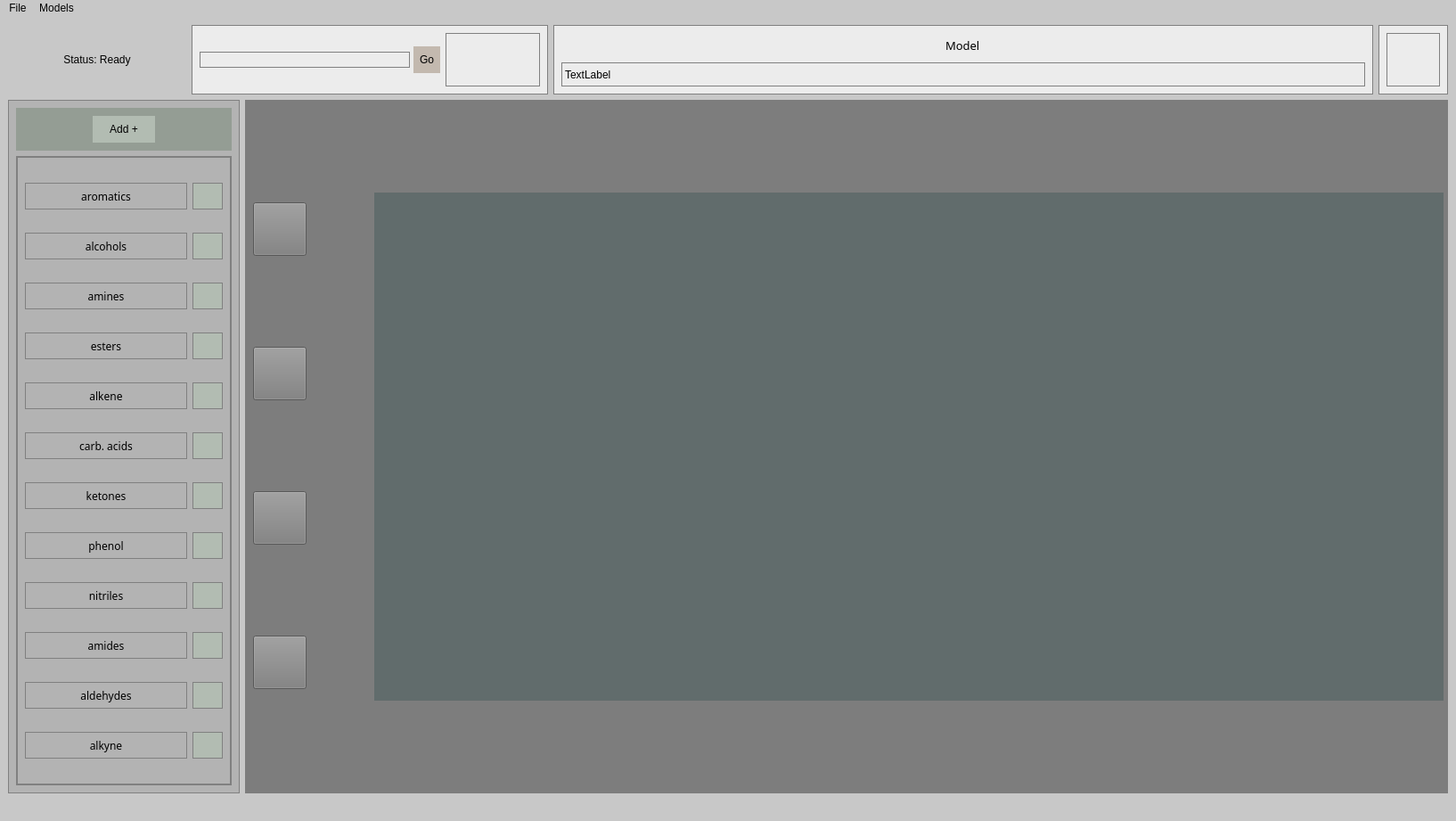
<?xml version="1.0" encoding="UTF-8"?>
<ui version="4.0">
 <class>MainWindow</class>
 <widget class="QMainWindow" name="MainWindow">
  <property name="geometry">
   <rect>
    <x>0</x>
    <y>0</y>
    <width>1634</width>
    <height>921</height>
   </rect>
  </property>
  <property name="windowTitle">
   <string>MainWindow</string>
  </property>
  <property name="styleSheet">
   <string notr="true">background-color: rgb(200, 200, 200);</string>
  </property>
  <widget class="QWidget" name="centralwidget">
   <layout class="QGridLayout" name="gridLayout" rowstretch="0,1">
    <item row="0" column="0" colspan="2">
     <layout class="QHBoxLayout" name="horizontalLayout_5" stretch="0,0,1,0">
      <item alignment="Qt::AlignHCenter|Qt::AlignVCenter">
       <widget class="QLabel" name="StatusLabel">
        <property name="minimumSize">
         <size>
          <width>200</width>
          <height>0</height>
         </size>
        </property>
        <property name="text">
         <string>Status: Ready</string>
        </property>
        <property name="alignment">
         <set>Qt::AlignCenter</set>
        </property>
       </widget>
      </item>
      <item>
       <widget class="QWidget" name="widget_2" native="true">
        <property name="minimumSize">
         <size>
          <width>400</width>
          <height>0</height>
         </size>
        </property>
        <property name="styleSheet">
         <string notr="true">background-color: rgb(236, 236, 236);
border: 1px solid grey;</string>
        </property>
        <layout class="QHBoxLayout" name="horizontalLayout_2">
         <item>
          <layout class="QHBoxLayout" name="horizontalLayout" stretch="0,0">
           <property name="spacing">
            <number>4</number>
           </property>
           <property name="topMargin">
            <number>0</number>
           </property>
           <property name="rightMargin">
            <number>0</number>
           </property>
           <item>
            <widget class="QLineEdit" name="ImageGoLineEd"/>
           </item>
           <item>
            <widget class="QPushButton" name="GoBtn">
             <property name="minimumSize">
              <size>
               <width>30</width>
               <height>30</height>
              </size>
             </property>
             <property name="styleSheet">
              <string notr="true">background-color: rgb(195, 185, 175);
border: none;</string>
             </property>
             <property name="text">
              <string>Go</string>
             </property>
            </widget>
           </item>
          </layout>
         </item>
         <item>
          <widget class="QWidget" name="widget_7" native="true">
           <property name="styleSheet">
            <string notr="true">background-color: rgb(236, 236, 236);
border: 1px solid grey;</string>
           </property>
           <layout class="QHBoxLayout" name="horizontalLayout_14">
            <item>
             <layout class="QHBoxLayout" name="horizontalLayout_15" stretch="0,0">
              <property name="spacing">
               <number>8</number>
              </property>
              <property name="rightMargin">
               <number>0</number>
              </property>
              <property name="bottomMargin">
               <number>0</number>
              </property>
              <item>
               <widget class="QPushButton" name="prevBtn">
                <property name="minimumSize">
                 <size>
                  <width>40</width>
                  <height>40</height>
                 </size>
                </property>
                <property name="maximumSize">
                 <size>
                  <width>40</width>
                  <height>40</height>
                 </size>
                </property>
                <property name="styleSheet">
                 <string notr="true">border: none;</string>
                </property>
                <property name="text">
                 <string/>
                </property>
                <property name="icon">
                 <iconset>
                  <normaloff>icons/prev_icon.png</normaloff>icons/prev_icon.png</iconset>
                </property>
                <property name="iconSize">
                 <size>
                  <width>40</width>
                  <height>40</height>
                 </size>
                </property>
               </widget>
              </item>
              <item>
               <widget class="QPushButton" name="nextBtn">
                <property name="minimumSize">
                 <size>
                  <width>40</width>
                  <height>40</height>
                 </size>
                </property>
                <property name="maximumSize">
                 <size>
                  <width>40</width>
                  <height>40</height>
                 </size>
                </property>
                <property name="styleSheet">
                 <string notr="true">border: none;</string>
                </property>
                <property name="text">
                 <string/>
                </property>
                <property name="icon">
                 <iconset>
                  <normaloff>icons/next__icon.png</normaloff>icons/next__icon.png</iconset>
                </property>
                <property name="iconSize">
                 <size>
                  <width>40</width>
                  <height>40</height>
                 </size>
                </property>
               </widget>
              </item>
             </layout>
            </item>
           </layout>
          </widget>
         </item>
        </layout>
       </widget>
      </item>
      <item>
       <widget class="QWidget" name="widget_3" native="true">
        <property name="styleSheet">
         <string notr="true">background-color: rgb(236, 236, 236);
border: 1px solid grey;</string>
        </property>
        <layout class="QHBoxLayout" name="horizontalLayout_3">
         <item>
          <layout class="QVBoxLayout" name="verticalLayout" stretch="0,0">
           <property name="rightMargin">
            <number>0</number>
           </property>
           <property name="bottomMargin">
            <number>0</number>
           </property>
           <item alignment="Qt::AlignHCenter">
            <widget class="QLabel" name="Model">
             <property name="font">
              <font>
               <family>Oswald</family>
               <pointsize>10</pointsize>
              </font>
             </property>
             <property name="styleSheet">
              <string notr="true">border: none;</string>
             </property>
             <property name="text">
              <string>Model</string>
             </property>
            </widget>
           </item>
           <item>
            <widget class="QLabel" name="CurrentModelLabel">
             <property name="text">
              <string>TextLabel</string>
             </property>
            </widget>
           </item>
          </layout>
         </item>
        </layout>
       </widget>
      </item>
      <item>
       <widget class="QWidget" name="widget_4" native="true">
        <property name="styleSheet">
         <string notr="true">background-color: rgb(236, 236, 236);
border: 1px solid grey;</string>
        </property>
        <layout class="QHBoxLayout" name="horizontalLayout_4">
         <item>
          <layout class="QVBoxLayout" name="verticalLayout_2" stretch="0">
           <property name="spacing">
            <number>0</number>
           </property>
           <property name="rightMargin">
            <number>0</number>
           </property>
           <property name="bottomMargin">
            <number>0</number>
           </property>
           <item>
            <widget class="QPushButton" name="predictBtn">
             <property name="minimumSize">
              <size>
               <width>60</width>
               <height>60</height>
              </size>
             </property>
             <property name="maximumSize">
              <size>
               <width>60</width>
               <height>60</height>
              </size>
             </property>
             <property name="font">
              <font>
               <family>Oswald</family>
               <pointsize>10</pointsize>
              </font>
             </property>
             <property name="text">
              <string/>
             </property>
             <property name="icon">
              <iconset>
               <normaloff>icons/predict_icon.png</normaloff>icons/predict_icon.png</iconset>
             </property>
             <property name="iconSize">
              <size>
               <width>60</width>
               <height>60</height>
              </size>
             </property>
            </widget>
           </item>
          </layout>
         </item>
        </layout>
       </widget>
      </item>
     </layout>
    </item>
    <item row="1" column="0">
     <widget class="QWidget" name="widget" native="true">
      <property name="minimumSize">
       <size>
        <width>200</width>
        <height>0</height>
       </size>
      </property>
      <property name="maximumSize">
       <size>
        <width>260</width>
        <height>16777215</height>
       </size>
      </property>
      <property name="styleSheet">
       <string notr="true">background-color: rgb(179, 179, 179);
border: 1px solid grey;</string>
      </property>
      <layout class="QVBoxLayout" name="verticalLayout_3">
       <item>
        <widget class="QFrame" name="frame">
         <property name="maximumSize">
          <size>
           <width>16777215</width>
           <height>60</height>
          </size>
         </property>
         <property name="styleSheet">
          <string notr="true">border:none;
background-color: rgb(148, 157, 148);</string>
         </property>
         <property name="frameShape">
          <enum>QFrame::StyledPanel</enum>
         </property>
         <property name="frameShadow">
          <enum>QFrame::Raised</enum>
         </property>
         <layout class="QHBoxLayout" name="horizontalLayout_17">
          <item>
           <widget class="QPushButton" name="addBtn">
            <property name="minimumSize">
             <size>
              <width>60</width>
              <height>30</height>
             </size>
            </property>
            <property name="maximumSize">
             <size>
              <width>70</width>
              <height>30</height>
             </size>
            </property>
            <property name="styleSheet">
             <string notr="true">background-color: rgb(178, 188, 178);</string>
            </property>
            <property name="text">
             <string>Add +</string>
            </property>
           </widget>
          </item>
         </layout>
        </widget>
       </item>
       <item>
        <widget class="QScrollArea" name="labelsScrollArea">
         <property name="widgetResizable">
          <bool>true</bool>
         </property>
         <widget class="QWidget" name="scrollAreaWidgetContents">
          <property name="geometry">
           <rect>
            <x>0</x>
            <y>0</y>
            <width>215</width>
            <height>593</height>
           </rect>
          </property>
          <layout class="QVBoxLayout" name="verticalLayout_5">
           <item>
            <layout class="QHBoxLayout" name="label1_Layout" stretch="1,0">
             <item>
              <widget class="QPushButton" name="pushButton_2">
               <property name="minimumSize">
                <size>
                 <width>0</width>
                 <height>30</height>
                </size>
               </property>
               <property name="font">
                <font>
                 <family>Oswald</family>
                </font>
               </property>
               <property name="text">
                <string>aromatics</string>
               </property>
              </widget>
             </item>
             <item>
              <widget class="QPushButton" name="pushButton_3">
               <property name="minimumSize">
                <size>
                 <width>0</width>
                 <height>30</height>
                </size>
               </property>
               <property name="styleSheet">
                <string notr="true">background-color: rgb(178, 188, 178);</string>
               </property>
               <property name="text">
                <string/>
               </property>
               <property name="icon">
                <iconset>
                 <normaloff>icons/editLabel_icon.png</normaloff>icons/editLabel_icon.png</iconset>
               </property>
              </widget>
             </item>
            </layout>
           </item>
           <item>
            <layout class="QHBoxLayout" name="label2_Layout" stretch="1,0">
             <item>
              <widget class="QPushButton" name="pushButton_4">
               <property name="minimumSize">
                <size>
                 <width>0</width>
                 <height>30</height>
                </size>
               </property>
               <property name="font">
                <font>
                 <family>Oswald</family>
                </font>
               </property>
               <property name="text">
                <string>alcohols</string>
               </property>
              </widget>
             </item>
             <item>
              <widget class="QPushButton" name="pushButton_5">
               <property name="minimumSize">
                <size>
                 <width>0</width>
                 <height>30</height>
                </size>
               </property>
               <property name="styleSheet">
                <string notr="true">background-color: rgb(178, 188, 178);</string>
               </property>
               <property name="text">
                <string/>
               </property>
               <property name="icon">
                <iconset>
                 <normaloff>icons/editLabel_icon.png</normaloff>icons/editLabel_icon.png</iconset>
               </property>
              </widget>
             </item>
            </layout>
           </item>
           <item>
            <layout class="QHBoxLayout" name="label3_Layout" stretch="1,0">
             <item>
              <widget class="QPushButton" name="pushButton_8">
               <property name="minimumSize">
                <size>
                 <width>0</width>
                 <height>30</height>
                </size>
               </property>
               <property name="font">
                <font>
                 <family>Oswald</family>
                </font>
               </property>
               <property name="text">
                <string>amines</string>
               </property>
              </widget>
             </item>
             <item>
              <widget class="QPushButton" name="pushButton_9">
               <property name="minimumSize">
                <size>
                 <width>0</width>
                 <height>30</height>
                </size>
               </property>
               <property name="styleSheet">
                <string notr="true">background-color: rgb(178, 188, 178);</string>
               </property>
               <property name="text">
                <string/>
               </property>
               <property name="icon">
                <iconset>
                 <normaloff>icons/editLabel_icon.png</normaloff>icons/editLabel_icon.png</iconset>
               </property>
              </widget>
             </item>
            </layout>
           </item>
           <item>
            <layout class="QHBoxLayout" name="label4_Layout" stretch="1,0">
             <item>
              <widget class="QPushButton" name="pushButton_10">
               <property name="minimumSize">
                <size>
                 <width>0</width>
                 <height>30</height>
                </size>
               </property>
               <property name="font">
                <font>
                 <family>Oswald</family>
                </font>
               </property>
               <property name="text">
                <string>esters</string>
               </property>
              </widget>
             </item>
             <item>
              <widget class="QPushButton" name="pushButton_11">
               <property name="minimumSize">
                <size>
                 <width>0</width>
                 <height>30</height>
                </size>
               </property>
               <property name="styleSheet">
                <string notr="true">background-color: rgb(178, 188, 178);</string>
               </property>
               <property name="text">
                <string/>
               </property>
               <property name="icon">
                <iconset>
                 <normaloff>icons/editLabel_icon.png</normaloff>icons/editLabel_icon.png</iconset>
               </property>
              </widget>
             </item>
            </layout>
           </item>
           <item>
            <layout class="QHBoxLayout" name="label5_Layout" stretch="1,0">
             <item>
              <widget class="QPushButton" name="pushButton_12">
               <property name="minimumSize">
                <size>
                 <width>0</width>
                 <height>30</height>
                </size>
               </property>
               <property name="font">
                <font>
                 <family>Oswald</family>
                </font>
               </property>
               <property name="text">
                <string>alkene</string>
               </property>
              </widget>
             </item>
             <item>
              <widget class="QPushButton" name="pushButton_13">
               <property name="minimumSize">
                <size>
                 <width>0</width>
                 <height>30</height>
                </size>
               </property>
               <property name="styleSheet">
                <string notr="true">background-color: rgb(178, 188, 178);</string>
               </property>
               <property name="text">
                <string/>
               </property>
               <property name="icon">
                <iconset>
                 <normaloff>icons/editLabel_icon.png</normaloff>icons/editLabel_icon.png</iconset>
               </property>
              </widget>
             </item>
            </layout>
           </item>
           <item>
            <layout class="QHBoxLayout" name="label7_Layout" stretch="1,0">
             <item>
              <widget class="QPushButton" name="pushButton_22">
               <property name="minimumSize">
                <size>
                 <width>0</width>
                 <height>30</height>
                </size>
               </property>
               <property name="font">
                <font>
                 <family>Oswald</family>
                </font>
               </property>
               <property name="text">
                <string>carb. acids</string>
               </property>
              </widget>
             </item>
             <item>
              <widget class="QPushButton" name="pushButton_23">
               <property name="minimumSize">
                <size>
                 <width>0</width>
                 <height>30</height>
                </size>
               </property>
               <property name="styleSheet">
                <string notr="true">background-color: rgb(178, 188, 178);</string>
               </property>
               <property name="text">
                <string/>
               </property>
               <property name="icon">
                <iconset>
                 <normaloff>icons/editLabel_icon.png</normaloff>icons/editLabel_icon.png</iconset>
               </property>
              </widget>
             </item>
            </layout>
           </item>
           <item>
            <layout class="QHBoxLayout" name="label8_Layout" stretch="1,0">
             <item>
              <widget class="QPushButton" name="pushButton_24">
               <property name="minimumSize">
                <size>
                 <width>0</width>
                 <height>30</height>
                </size>
               </property>
               <property name="font">
                <font>
                 <family>Oswald</family>
                </font>
               </property>
               <property name="text">
                <string>ketones</string>
               </property>
              </widget>
             </item>
             <item>
              <widget class="QPushButton" name="pushButton_25">
               <property name="minimumSize">
                <size>
                 <width>0</width>
                 <height>30</height>
                </size>
               </property>
               <property name="styleSheet">
                <string notr="true">background-color: rgb(178, 188, 178);</string>
               </property>
               <property name="text">
                <string/>
               </property>
               <property name="icon">
                <iconset>
                 <normaloff>icons/editLabel_icon.png</normaloff>icons/editLabel_icon.png</iconset>
               </property>
              </widget>
             </item>
            </layout>
           </item>
           <item>
            <layout class="QHBoxLayout" name="label12_Layout" stretch="1,0">
             <item>
              <widget class="QPushButton" name="pushButton_32">
               <property name="minimumSize">
                <size>
                 <width>0</width>
                 <height>30</height>
                </size>
               </property>
               <property name="font">
                <font>
                 <family>Oswald</family>
                </font>
               </property>
               <property name="text">
                <string>phenol</string>
               </property>
              </widget>
             </item>
             <item>
              <widget class="QPushButton" name="pushButton_33">
               <property name="minimumSize">
                <size>
                 <width>0</width>
                 <height>30</height>
                </size>
               </property>
               <property name="styleSheet">
                <string notr="true">background-color: rgb(178, 188, 178);</string>
               </property>
               <property name="text">
                <string/>
               </property>
               <property name="icon">
                <iconset>
                 <normaloff>icons/editLabel_icon.png</normaloff>icons/editLabel_icon.png</iconset>
               </property>
              </widget>
             </item>
            </layout>
           </item>
           <item>
            <layout class="QHBoxLayout" name="label10_Layout" stretch="1,0">
             <item>
              <widget class="QPushButton" name="pushButton_28">
               <property name="minimumSize">
                <size>
                 <width>0</width>
                 <height>30</height>
                </size>
               </property>
               <property name="font">
                <font>
                 <family>Oswald</family>
                </font>
               </property>
               <property name="text">
                <string>nitriles</string>
               </property>
              </widget>
             </item>
             <item>
              <widget class="QPushButton" name="pushButton_29">
               <property name="minimumSize">
                <size>
                 <width>0</width>
                 <height>30</height>
                </size>
               </property>
               <property name="styleSheet">
                <string notr="true">background-color: rgb(178, 188, 178);</string>
               </property>
               <property name="text">
                <string/>
               </property>
               <property name="icon">
                <iconset>
                 <normaloff>icons/editLabel_icon.png</normaloff>icons/editLabel_icon.png</iconset>
               </property>
              </widget>
             </item>
            </layout>
           </item>
           <item>
            <layout class="QHBoxLayout" name="label9_Layout" stretch="1,0">
             <item>
              <widget class="QPushButton" name="pushButton_26">
               <property name="minimumSize">
                <size>
                 <width>0</width>
                 <height>30</height>
                </size>
               </property>
               <property name="font">
                <font>
                 <family>Oswald</family>
                </font>
               </property>
               <property name="text">
                <string>amides</string>
               </property>
              </widget>
             </item>
             <item>
              <widget class="QPushButton" name="pushButton_27">
               <property name="minimumSize">
                <size>
                 <width>0</width>
                 <height>30</height>
                </size>
               </property>
               <property name="styleSheet">
                <string notr="true">background-color: rgb(178, 188, 178);</string>
               </property>
               <property name="text">
                <string/>
               </property>
               <property name="icon">
                <iconset>
                 <normaloff>icons/editLabel_icon.png</normaloff>icons/editLabel_icon.png</iconset>
               </property>
              </widget>
             </item>
            </layout>
           </item>
           <item>
            <layout class="QHBoxLayout" name="label11_Layout" stretch="1,0">
             <item>
              <widget class="QPushButton" name="pushButton_30">
               <property name="minimumSize">
                <size>
                 <width>0</width>
                 <height>30</height>
                </size>
               </property>
               <property name="font">
                <font>
                 <family>Oswald</family>
                </font>
               </property>
               <property name="text">
                <string>aldehydes</string>
               </property>
              </widget>
             </item>
             <item>
              <widget class="QPushButton" name="pushButton_31">
               <property name="minimumSize">
                <size>
                 <width>0</width>
                 <height>30</height>
                </size>
               </property>
               <property name="styleSheet">
                <string notr="true">background-color: rgb(178, 188, 178);</string>
               </property>
               <property name="text">
                <string/>
               </property>
               <property name="icon">
                <iconset>
                 <normaloff>icons/editLabel_icon.png</normaloff>icons/editLabel_icon.png</iconset>
               </property>
              </widget>
             </item>
            </layout>
           </item>
           <item>
            <layout class="QHBoxLayout" name="label6_Layout" stretch="1,0">
             <item>
              <widget class="QPushButton" name="pushButton_14">
               <property name="minimumSize">
                <size>
                 <width>0</width>
                 <height>30</height>
                </size>
               </property>
               <property name="font">
                <font>
                 <family>Oswald</family>
                </font>
               </property>
               <property name="text">
                <string>alkyne</string>
               </property>
              </widget>
             </item>
             <item>
              <widget class="QPushButton" name="pushButton_15">
               <property name="minimumSize">
                <size>
                 <width>0</width>
                 <height>30</height>
                </size>
               </property>
               <property name="styleSheet">
                <string notr="true">background-color: rgb(178, 188, 178);</string>
               </property>
               <property name="text">
                <string/>
               </property>
               <property name="icon">
                <iconset>
                 <normaloff>icons/editLabel_icon.png</normaloff>icons/editLabel_icon.png</iconset>
               </property>
              </widget>
             </item>
            </layout>
           </item>
          </layout>
         </widget>
        </widget>
       </item>
      </layout>
     </widget>
    </item>
    <item row="1" column="1">
     <widget class="QWidget" name="widget_5" native="true">
      <property name="minimumSize">
       <size>
        <width>0</width>
        <height>433</height>
       </size>
      </property>
      <property name="styleSheet">
       <string notr="true">background-color: rgb(125, 125, 125);</string>
      </property>
      <layout class="QHBoxLayout" name="horizontalLayout_12" stretch="0,1">
       <property name="spacing">
        <number>5</number>
       </property>
       <property name="sizeConstraint">
        <enum>QLayout::SetDefaultConstraint</enum>
       </property>
       <property name="leftMargin">
        <number>0</number>
       </property>
       <property name="topMargin">
        <number>10</number>
       </property>
       <property name="rightMargin">
        <number>5</number>
       </property>
       <property name="bottomMargin">
        <number>10</number>
       </property>
       <item>
        <widget class="QWidget" name="widget_6" native="true">
         <layout class="QVBoxLayout" name="verticalLayout_4">
          <item>
           <widget class="QPushButton" name="openBtn">
            <property name="minimumSize">
             <size>
              <width>60</width>
              <height>60</height>
             </size>
            </property>
            <property name="maximumSize">
             <size>
              <width>60</width>
              <height>60</height>
             </size>
            </property>
            <property name="text">
             <string/>
            </property>
            <property name="icon">
             <iconset>
              <normaloff>icons/openFolder_icon.png</normaloff>icons/openFolder_icon.png</iconset>
            </property>
            <property name="iconSize">
             <size>
              <width>60</width>
              <height>60</height>
             </size>
            </property>
           </widget>
          </item>
          <item>
           <widget class="QPushButton" name="trashBtn">
            <property name="minimumSize">
             <size>
              <width>60</width>
              <height>60</height>
             </size>
            </property>
            <property name="maximumSize">
             <size>
              <width>60</width>
              <height>60</height>
             </size>
            </property>
            <property name="text">
             <string/>
            </property>
            <property name="icon">
             <iconset>
              <normaloff>icons/trash_icon.png</normaloff>icons/trash_icon.png</iconset>
            </property>
            <property name="iconSize">
             <size>
              <width>60</width>
              <height>60</height>
             </size>
            </property>
           </widget>
          </item>
          <item>
           <widget class="QPushButton" name="editBtn">
            <property name="minimumSize">
             <size>
              <width>60</width>
              <height>60</height>
             </size>
            </property>
            <property name="maximumSize">
             <size>
              <width>60</width>
              <height>60</height>
             </size>
            </property>
            <property name="text">
             <string/>
            </property>
            <property name="icon">
             <iconset>
              <normaloff>icons/editBox_icon.png</normaloff>icons/editBox_icon.png</iconset>
            </property>
            <property name="iconSize">
             <size>
              <width>60</width>
              <height>60</height>
             </size>
            </property>
           </widget>
          </item>
          <item>
           <widget class="QPushButton" name="updateBoxLabelBtn">
            <property name="minimumSize">
             <size>
              <width>60</width>
              <height>60</height>
             </size>
            </property>
            <property name="maximumSize">
             <size>
              <width>60</width>
              <height>60</height>
             </size>
            </property>
            <property name="text">
             <string/>
            </property>
            <property name="icon">
             <iconset>
              <normaloff>icons/updateBoxLabel_icon.png</normaloff>icons/updateBoxLabel_icon.png</iconset>
            </property>
            <property name="iconSize">
             <size>
              <width>60</width>
              <height>60</height>
             </size>
            </property>
           </widget>
          </item>
         </layout>
        </widget>
       </item>
       <item>
        <widget class="QLabel" name="spectroPanel">
         <property name="sizePolicy">
          <sizepolicy hsizetype="Preferred" vsizetype="Preferred">
           <horstretch>0</horstretch>
           <verstretch>0</verstretch>
          </sizepolicy>
         </property>
         <property name="minimumSize">
          <size>
           <width>640</width>
           <height>300</height>
          </size>
         </property>
         <property name="maximumSize">
          <size>
           <width>1200</width>
           <height>570</height>
          </size>
         </property>
         <property name="styleSheet">
          <string notr="true">background-color: rgb(97, 108, 108);</string>
         </property>
         <property name="text">
          <string/>
         </property>
        </widget>
       </item>
      </layout>
     </widget>
    </item>
   </layout>
   <zorder>widget_5</zorder>
   <zorder>widget</zorder>
   <zorder></zorder>
  </widget>
  <widget class="QMenuBar" name="menubar">
   <property name="geometry">
    <rect>
     <x>0</x>
     <y>0</y>
     <width>1634</width>
     <height>47</height>
    </rect>
   </property>
   <widget class="QMenu" name="menuFile">
    <property name="title">
     <string>File</string>
    </property>
    <addaction name="actionNew"/>
    <addaction name="actionLoad"/>
   </widget>
   <widget class="QMenu" name="menuModels">
    <property name="title">
     <string>Models</string>
    </property>
    <addaction name="actionLoadModel"/>
    <addaction name="actionDownloadDefaultModels"/>
   </widget>
   <addaction name="menuFile"/>
   <addaction name="menuModels"/>
  </widget>
  <widget class="QStatusBar" name="statusbar"/>
  <action name="actionNew">
   <property name="text">
    <string>New</string>
   </property>
  </action>
  <action name="actionLoad">
   <property name="text">
    <string>Load</string>
   </property>
  </action>
  <action name="actionLoadModel">
   <property name="text">
    <string>Load Model</string>
   </property>
  </action>
  <action name="actionDownloadDefaultModels">
   <property name="text">
    <string>Download Default Models</string>
   </property>
  </action>
 </widget>
 <resources/>
 <connections/>
</ui>
